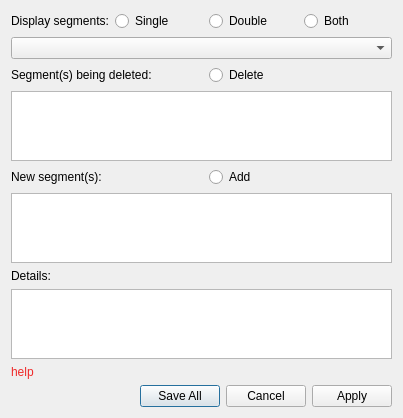
<?xml version="1.0" encoding="UTF-8"?>
<ui version="4.0">
 <class>ReplaceSegmentDialog</class>
 <widget class="QDialog" name="ReplaceSegmentDialog">
  <property name="geometry">
   <rect>
    <x>0</x>
    <y>0</y>
    <width>403</width>
    <height>418</height>
   </rect>
  </property>
  <property name="windowTitle">
   <string>Replace Segments</string>
  </property>
  <layout class="QGridLayout" name="gridLayout">
   <item row="0" column="1">
    <widget class="QRadioButton" name="rbSingle">
     <property name="text">
      <string>Single</string>
     </property>
    </widget>
   </item>
   <item row="2" column="0" colspan="2">
    <widget class="QLabel" name="label">
     <property name="text">
      <string>Segment(s) being deleted:</string>
     </property>
    </widget>
   </item>
   <item row="4" column="2">
    <widget class="QRadioButton" name="rbAdd">
     <property name="text">
      <string>Add</string>
     </property>
    </widget>
   </item>
   <item row="3" column="0" colspan="4">
    <widget class="QPlainTextEdit" name="oldSegments"/>
   </item>
   <item row="4" column="0">
    <widget class="QLabel" name="label_2">
     <property name="text">
      <string>New segment(s):</string>
     </property>
    </widget>
   </item>
   <item row="8" column="0" colspan="4">
    <widget class="QLabel" name="lblHelp">
     <property name="palette">
      <palette>
       <active>
        <colorrole role="WindowText">
         <brush brushstyle="SolidPattern">
          <color alpha="255">
           <red>239</red>
           <green>41</green>
           <blue>41</blue>
          </color>
         </brush>
        </colorrole>
       </active>
       <inactive>
        <colorrole role="WindowText">
         <brush brushstyle="SolidPattern">
          <color alpha="255">
           <red>239</red>
           <green>41</green>
           <blue>41</blue>
          </color>
         </brush>
        </colorrole>
       </inactive>
       <disabled>
        <colorrole role="WindowText">
         <brush brushstyle="SolidPattern">
          <color alpha="255">
           <red>190</red>
           <green>190</green>
           <blue>190</blue>
          </color>
         </brush>
        </colorrole>
       </disabled>
      </palette>
     </property>
     <property name="text">
      <string>help</string>
     </property>
     <property name="wordWrap">
      <bool>true</bool>
     </property>
    </widget>
   </item>
   <item row="0" column="3">
    <widget class="QRadioButton" name="rbBoth">
     <property name="text">
      <string>Both</string>
     </property>
    </widget>
   </item>
   <item row="1" column="0" colspan="4">
    <widget class="QComboBox" name="cbSegments"/>
   </item>
   <item row="5" column="0" colspan="4">
    <widget class="QPlainTextEdit" name="newSegments"/>
   </item>
   <item row="7" column="0" colspan="4">
    <widget class="QTextEdit" name="details"/>
   </item>
   <item row="0" column="0">
    <widget class="QLabel" name="label_3">
     <property name="text">
      <string>Display segments:</string>
     </property>
    </widget>
   </item>
   <item row="0" column="2">
    <widget class="QRadioButton" name="rbDouble">
     <property name="text">
      <string>Double</string>
     </property>
    </widget>
   </item>
   <item row="2" column="2">
    <widget class="QRadioButton" name="rbDelete">
     <property name="text">
      <string>Delete</string>
     </property>
    </widget>
   </item>
   <item row="6" column="0">
    <widget class="QLabel" name="lblDetails">
     <property name="text">
      <string>Details:</string>
     </property>
    </widget>
   </item>
   <item row="9" column="0" colspan="4">
    <widget class="QDialogButtonBox" name="buttonBox">
     <property name="orientation">
      <enum>Qt::Horizontal</enum>
     </property>
     <property name="standardButtons">
      <set>QDialogButtonBox::Apply|QDialogButtonBox::Cancel|QDialogButtonBox::SaveAll</set>
     </property>
    </widget>
   </item>
  </layout>
 </widget>
 <resources/>
 <connections>
  <connection>
   <sender>buttonBox</sender>
   <signal>accepted()</signal>
   <receiver>ReplaceSegmentDialog</receiver>
   <slot>accept()</slot>
   <hints>
    <hint type="sourcelabel">
     <x>248</x>
     <y>254</y>
    </hint>
    <hint type="destinationlabel">
     <x>157</x>
     <y>274</y>
    </hint>
   </hints>
  </connection>
  <connection>
   <sender>buttonBox</sender>
   <signal>rejected()</signal>
   <receiver>ReplaceSegmentDialog</receiver>
   <slot>reject()</slot>
   <hints>
    <hint type="sourcelabel">
     <x>316</x>
     <y>260</y>
    </hint>
    <hint type="destinationlabel">
     <x>286</x>
     <y>274</y>
    </hint>
   </hints>
  </connection>
 </connections>
</ui>
